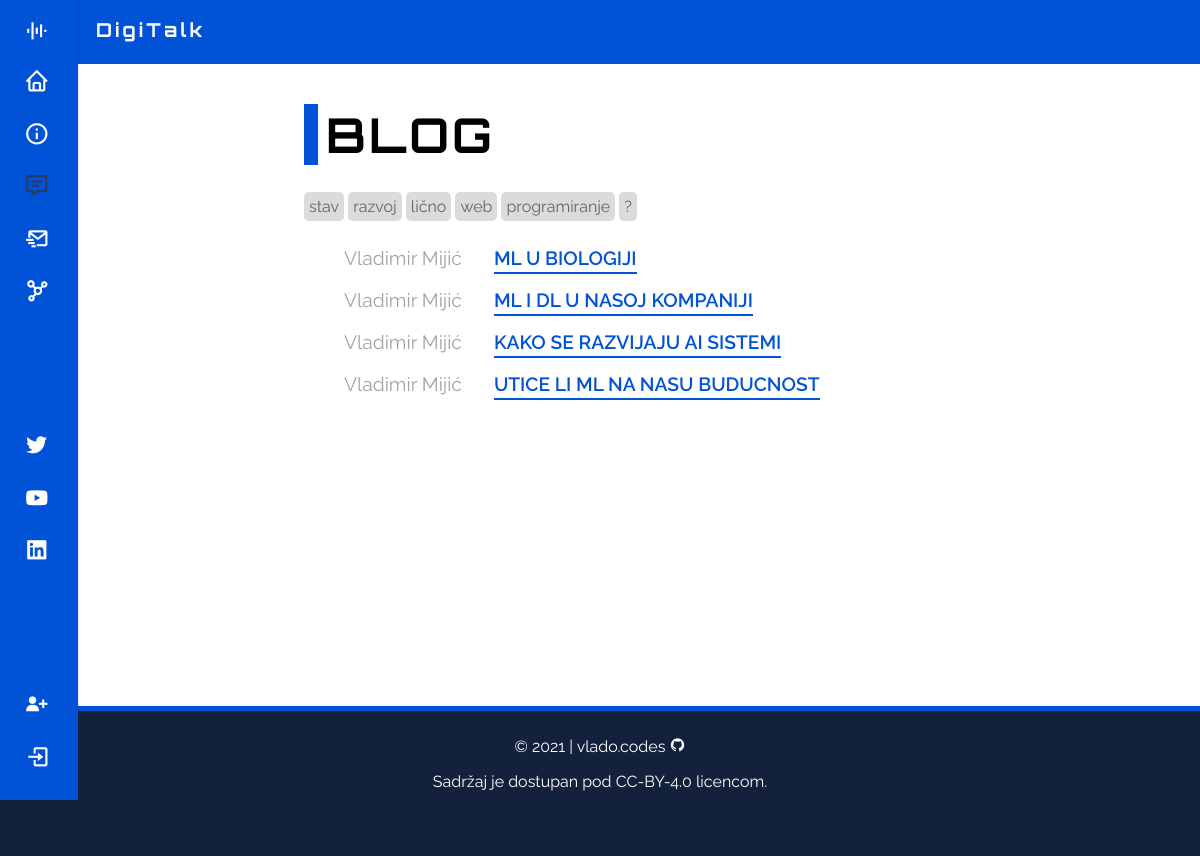
/blog/, run on an earlier commit of the app's database.
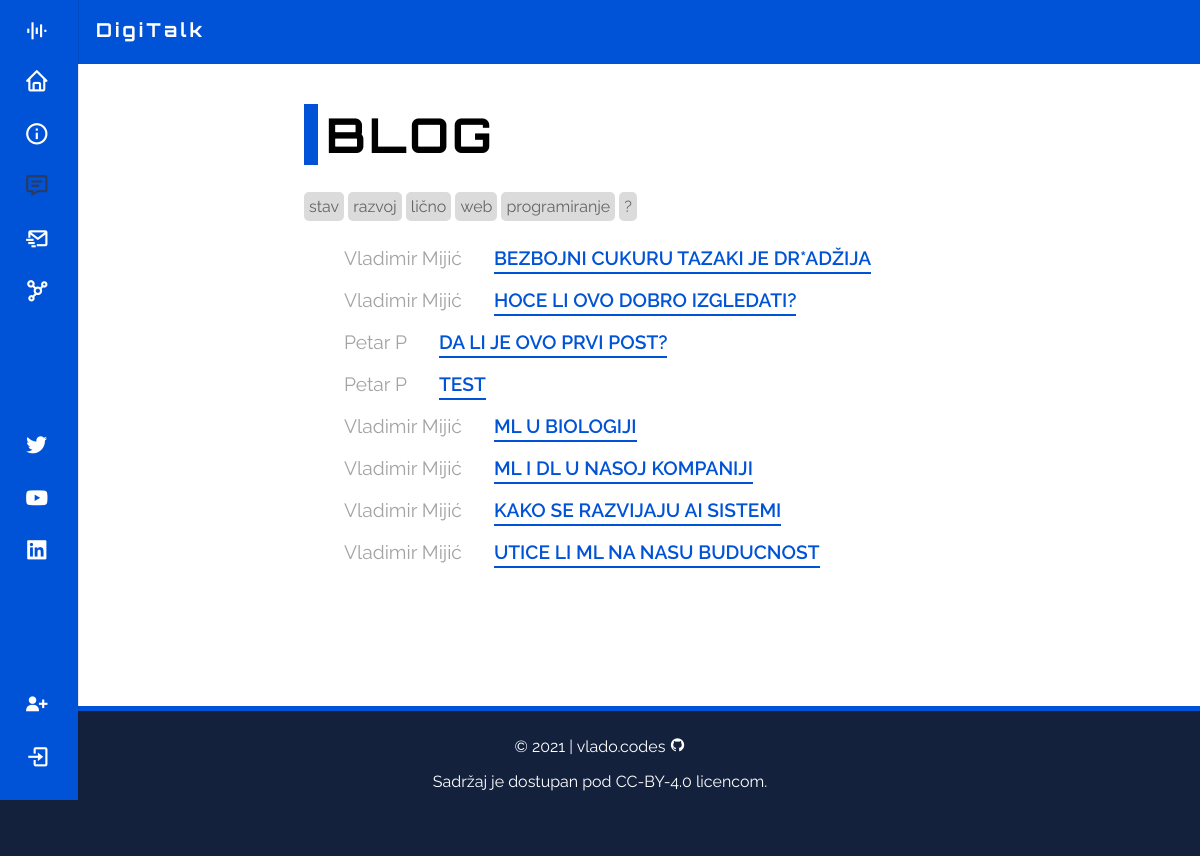
And on a later commit of the database.
### first_app/models.py (models this page shows, shortened)
class Category(models.Model):
    name = models.CharField(max_length = 30)
    def __str__(self):
        return self.name

class Post(models.Model):
    title = models.CharField(max_length = 60)
    author = models.ForeignKey(User, on_delete = models.CASCADE)
    body = RichTextField(blank = True, null = True)
    date = models.DateField(auto_now_add = True)
    category = models.CharField(max_length = 30, default = 'uncategorized')

### first_app/views.py (the view)
# urls.py: path('blog/', views.blogView.as_view(), name='blog'),
class blogView(ListView):
    model = Post
    template_name = 'blog.html'
    ordering = ['-id']
    def get_context_data(self, *args, **kwargs):
        cat_list = Category.objects.all()[:5]
        context = super(blogView, self).get_context_data(*args, **kwargs)
        context["cat_list"] = cat_list
        return context
    def get_queryset(self):
        object_list = Post.objects.all()
        query = self.request.GET.get('search')
        if query:
            object_list = object_list.filter(
                Q(title__contains = query) |
                Q(body__contains = query))
        return object_list.order_by('-id')

### first_app/templates/blog.html (shortened to what this page needs)
{% extends 'base.html' %}
{% block head %}
<div class="blog-page">
    <h1 class="blog-page-title">Blog</h1>
    <div class="tagline">
        {% for cat in cat_list %}
            <a href="{% url 'category' cat|slugify %}" id="blog-cat">{{ cat.name }}</a>
        {% endfor %}
        <p id="menu" onclick="showDiv('search-form');">?</p>
    </div>
    <ul class="blog-posts">
        {% for post in object_list %}
            <li>
                <span class="blog-post-author">{{ post.author.first_name }} {{ post.author.last_name }}</span>
                <a class="blog-post-link" href="{% url 'blog_post' post.pk %}">{{ post.title }}</a>
            </li>
        {% endfor %}
    </ul>
</div>
{% endblock head %}

### first_app/templates/base.html (shortened to what this page needs)
{% load static %}
<!DOCTYPE html>
<html lang="en">
<head>
  <link rel="stylesheet" type="text/css" href="{% static 'css/main.css' %}" />
  <link rel="stylesheet" href="https://cdn.jsdelivr.net/npm/boxicons@latest/css/boxicons.min.css">
</head>
<body>
  <div id="page-container">
    <div id="content-wrapper">
      <header class="header">
        <div class="header-container">
          <a href="{% url 'home' %}" class="header-logo">DigiTalk</a>
        </div>
      </header>
      <div class="nav" id="navbar">
        <nav class="nav-container">
          <div>
            <div class="company-logo">
              <i class='bx bx-equalizer nav-icon'></i>
            </div>
            <div class="nav-list">
              <div class="nav-items">
                <a href="{% url 'home' %}" class="nav-link">
                  <i class='bx bx-home nav-icon'></i>
                </a>
                <a href="{% url 'about' %}" class="nav-link">
                  <i class='bx bx-info-circle nav-icon'></i>
                </a>
                {% if user.is_authenticated %}
                  <div class="nav-link-dropdown">
                    <a href="{% url 'blog' %}" class="nav-link">
                      <i class='bx bx-message-detail nav-icon'></i>
                      <span class="nav-name">Blog</span>
                      <i class='bx bxs-chevron-down nav-icon dropdown-icon'></i>
                    </a>
                    <div class="dropdown-collapse">
                      <div class="dropdown-content">
                        <a href="{% url 'blog_cats' %}" class="dropdown-item">Kategorije</a>
                        <a href="{% url 'add_post' %}" class="dropdown-item">Dodaj objavu</a>
                      </div>
                    </div>
                  </div>
                {% else %}
                  <div class="nav-link-dropdown">
                    <a href="{% url 'blog' %}" class="nav-link">
                      <i class='bx bx-message-detail nav-icon'></i>
                    </a>
                  </div>
                {% endif %}
                <a href="{% url 'contact' %}" class="nav-link">
                  <i class='bx bx-mail-send nav-icon'></i>
                </a>
                <a href="{% url 'careers' %}" class="nav-link">
                  <i class='bx bx-network-chart nav-icon'></i>
                </a>
              </div>
              <div class="nav-items">
                <a class="nav-link" target="_blank" title="Zapratite nas na Twitter-u!" href="https://twitter.com/">
                  <i class='bx bxl-twitter nav-icon'></i>
                </a>
                <a class="nav-link" target="_blank" title="Zapratite nas na YouTube-u!" href="https://www.youtube.com/">
                  <i class='bx bxl-youtube nav-icon'></i></i>
                </a>
                <a class="nav-link" target="_blank" title="Zapratite nas na Linkedin-u!"
                  href="https://www.linkedin.com/">
                  <i class='bx bxl-linkedin-square nav-icon'></i>
                </a>
              </div>
              <div class="nav-items profile">
                {% if user.is_authenticated %}
                  <a href="{% url 'logout' %}" class="nav-link">
                    <i class='bx bx-log-out nav-icon'></i>
                    <span class="nav-name">Odjava</span>
                  </a>
                {% else %}
                  <a href="{% url 'register' %}" class="nav-link">
                    <i class='bx bxs-user-plus nav-icon'></i>
                  </a>
                  <a href="{% url 'login' %}" class="nav-link">
                    <i class='bx bx-log-in nav-icon'></i>
                  </a>
                {% endif %}
              </div>
            </div>
          </div>
        </nav>
      </div>
      <div id="content">
        {% block head %}{% endblock head %}
      </div>
    </div>
    <footer class="footer">
      <p>&copy; 2021 |
        <a href="https://github.com/vladocodes" target="_blank">vlado.codes <i class='bx bxl-github'></i></a>
      </p>
      <div class="copyright">
        Sadržaj je dostupan pod <a href="https://creativecommons.org/licenses/by/4.0/" target="_blank">CC-BY-4.0</a>
        licencom.
      </div>
    </footer>
  </div>
</body>
</html>

### first_app/static/css/main.css (style rules this page uses)
:root { --header-height: 3.5rem; --nav-width: 220px; --ff-body: 'Raleway', sans-serif; --ff-heading: 'Orbitron', sans-serif; --fs-normal: 0.9375rem; --fs-medium: 0.75rem; --fw-normal: 400; --fw-bold: 700; --clr-primary-100: #6fd7ec; --clr-primary-200: #4e96b8; --clr-primary-300: #3a7094; --clr-primary-400: #293b63; --clr-primary-500: #14213d; --clr-accent: #a3a3a3; --clr-dark-gray: #646464; --clr-light-gray: #dbdbdb; --clr-light: #FFFFFF; --clr-dark: #000000; --clr-blue: #0053d6; --clr-red: #bf2139; --z-fixed: 100; }
html { scrollbar-color: var(--clr-primary-400) var(--clr-blue); scroll-padding-top: 7rem; scroll-behavior: smooth; overflow-x: hidden; }
html, body { height: 100%; }
body { font-family: var(--ff-body); margin: var(--header-height) 0 0 0; }
a { text-decoration: none; }
#page-container { position: relative; min-height: 100vh; margin-bottom: -150px; }
#page-container:after { content: ""; display: block; height: 150px; }
#content-wrapper { padding-bottom: 3rem; }
#content { padding: 1rem 1rem 0; }
.header { position: fixed; top: 0; left: 0; width: 100%; background-color: var(--clr-blue); padding: 0 1rem; z-index: var(--z-fixed); }
.header-container { position: relative; top: 18px; align-items: center; height: var(--header-height); }
.header-logo { color: var(--clr-light); font: var(--fw-bold) 1.2rem var(--ff-heading); margin: 0; padding: 0; letter-spacing: 0.2rem; }
.nav { position: fixed; top: 0; left: -100%; height: 100vh; padding: 1rem 1rem 0; background-color: var(--clr-blue); box-shadow: 1px 0 0 rgba(22, 8, 43, 0.1); z-index: var(--z-fixed); transition: ease-in 0.4s; }
.nav-container { height: 100%; display: flex; flex-direction: column; justify-content: space-between; overflow: hidden; padding-bottom: 3rem; }
.company-logo { display: flex; align-items: center; color: var(--clr-light); font-weight: var(--fw-bold); margin-bottom: 1.5rem; font-family: var(--ff-heading); }
.nav-list, .nav-items { display: grid; }
.nav-list { row-gap: 8rem; }
.nav-items { row-gap: 1.5rem; }
.nav-link { display: flex; align-items: center; color: var(--clr-light); }
.nav-icon { font-size: 1.4rem; margin-right: .5rem; }
.active { color: var(--clr-primary-400); }
.nav-link-dropdown { overflow: hidden; max-height: 25px; transition: ease-in-out 0.4s; }
.footer { position: absolute; left: 0; bottom: 0; width: 100%; height: 150px; padding: 10px 0; text-align: center; background-color: var(--clr-primary-500); color: var(--clr-light); overflow: hidden; border-top: 5px solid var(--clr-blue); }
.footer a { color: var(--clr-light); }
.footer .copyright { color: var(--clr-light); }
.blog-page { width: 100%; max-width: 40rem; margin: 0 auto; }
.blog-page-title { font: var(--fw-bold) 3rem var(--ff-heading); letter-spacing: 3px; text-transform: uppercase; padding-left: 8px; border-left: 14px solid var(--clr-blue); }
.tagline p { display: inline; }
.tagline a, .tagline p { font-size: 1rem; background-color: var(--clr-light-gray); color: var(--clr-dark-gray); padding: 5px; border-radius: 5px; transition: .2s; cursor: pointer; }
.blog-posts { list-style: none; }
.blog-posts li { display: flex; flex-direction: row; font-size: 1.2rem; line-height: 2rem; padding-top: 10px; }
.blog-post-author { color: var(--clr-accent); }
.blog-post-link { font-weight: 600; margin-left: 2rem; color: var(--clr-blue); text-transform: uppercase; text-decoration: none; border: 0; background: linear-gradient(180deg, var(--clr-blue) 0, var(--clr-blue) 1000%) repeat-x 0 100%; background-size: auto; background-size: 1px 2px; transition: .3s; }
@media screen and (min-width: 1024px) { :root { --normal-font-size: 1rem; --small-font-size: .875rem; --smaller-font-size: .813rem; } }
@media screen and (min-width: 768px) { #content { padding: 1rem 3rem 0 6rem; } }
@media screen and (min-width: 768px) { .header { padding: 0 3rem 0 6rem; } }
@media screen and (min-width: 768px) { .header-container { height: calc(var(--header-height) + .5rem); } }
@media screen and (min-width: 768px) { .nav { left: 0; padding: 1.2rem 1.5rem 0; width: 78px; } }
@media screen and (min-width: 768px) { .nav-items { row-gap: 1.7rem; } }
@media screen and (min-width: 768px) { .nav-icon { font-size: 1.6rem; } }

What changed in the data, as far as the page shows it:
added Post: author.first_name "Vladimir", author.last_name "Mijić", title "BEZBOJNI CUKURU TAZAKI JE DR*ADŽIJA"
added Post: author.first_name "Vladimir", author.last_name "Mijić", title "HOCE LI OVO DOBRO IZGLEDATI?"
added Post: author.first_name "Petar", author.last_name "P", title "DA LI JE OVO PRVI POST?"
added Post: author.first_name "Petar", author.last_name "P", title "TEST"
